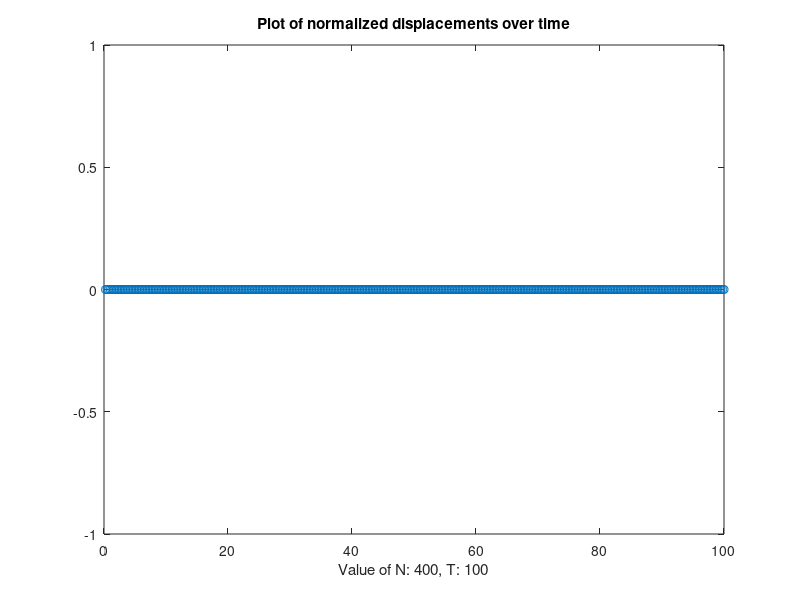

Reproduce this figure in MATLAB.
%%
% Jordan Bayles
% URISC/Spring 2012 Research Project
% Model based on diffusion equation with fading memory, expressed as
% \[ v_{t} = \kappa H_A G_{\infty} v_{zz} + \kappa H_A \dot{Q} \]
% \[ Q_{t} = G_d/\tau v_{zz} - 1/\tau Q \]
% subbing Q_t into the first equation we get
% \begin{align}
% v_{t} &= \kappa H_A G_{\infty} v_{zz} + \kappa H_A (G_d/\tau v_{zz} - 1/\tau Q) \\
%       &= \kappa H_A (G_{\infty}+G_d/\tau) v_{zz} - \kappa H_A/\tau Q
% \end{align}
% Discretizing with \vec{v}=v(\vec(x)) and \vec(Q)=Q(\vec(x)), and Av\approx v_{zz}
% we can rewrite as a system ($h=\Delta z$)
% \dot{\begin{bmatrix}\vec{v}\\\vec{Q}\end{bmatrix}} = 
% \begin{bmatrix}\kappa H_A (G_{\infty}+G_d/\tau)A/h^2 &  - \kappa H_A/\tau I \\
% G_d/\tau A/h^2 &  - 1/\tau I\end{bmatrix}

%% Physical parameters
h = 1.28*10^(-3);                    % m, may need conversion
kap = 1.72*10^(-5);                    % m^4/(Ns), may need conversion
ha = 1.29*10^(6);                    % Pa, may need conversion

z0 = 0;                                % start of computational domain
zf = h;                                % end of computational domain
%T=5e3*h^2/kap/ha                    % end time
%T=3600
T = 100;
M = 40;                                % number of nodes (minus boundary)
dz = (zf-z0)/(M+1);                    % spatial step
c = 1;                                % From Hader paper
ginfty = 1;                            % From our notes
gd = c;                                % From our notes


%% Characterization of tau, the relaxation time
tau_1 = .01;
tau_2 = 200;
%tau = tau_1 + (tau_2 - tau_1).*rand(1, 1)
tau = 200;

% Time-related variables are placed here.
dt = .25;
N = ceil(T/dt)                        % number of time steps
theta = 0.5;

% t0, the time at which we switch from "ramp" to "hold" for the boundary condition,
% is defined in Haider, Schutgart based on the condition u0 = v0t0 and u0 = h/10.
% Discrepancy between Stuebner/Haider and Schutgart/Haider... Stubner paper says
% that v0 = h/10, specifies t0 = 10 seconds, tf = 3600 seconds.
v0 = h/10;
t0 = 10;

z = z0:dz:zf;                        % spatial nodes
t = dt:dt:T;                        % time steps

A = (diag(ones(M,1),-1)-2*diag(ones(M+1,1))+diag(ones(M,1),1));
% Identity matrix of size similar to A (double check syntax)
I = eye(M+1, M+1);

% Based off of this A, we edit some values to get correct boundaries.
A(M+1, M) = 2;

%% Initialize solution vectors (including boundary)
vold = zeros(M+1,1);
uold = vold;
pold = vold;
u = vold;
p = vold;
v = vold;


% Create a matrix for storing the values of u over time.
uxt = zeros(M+1, N);

% Implicit additions
Am=I-kap*ha*dt*(ginfty+gd/tau)*theta/dz/dz*A...
  +kap*ha*gd*(dt*theta/tau/dz)^2/(1+dt*theta/tau)*A; %A_minus

Ap=I+kap*ha*dt*(ginfty+gd/tau)*(1-theta)/dz/dz*A...
  -kap*ha*gd*(dt*(1-theta)/tau/dz)^2/(1+dt*theta/tau)*A; %A_plus

AforP=(kap*ha*dt*(1-theta)/tau...
	  +kap*ha*dt*theta/tau*(1-dt*(1-theta)/tau)/(1+dt*theta/tau))/dz/dz*A;


%% Before beginning the actual process, check if time step is OK
reply = input(sprintf('N = %d. Do you want to continue? Y/N [Y]: ', N), 's');
if isempty(reply)
    reply = 'Y'; % Default to yes
end

if reply == 'Y'

p0=0; %initialize
e1=0*v;e1(1)=1;
v0 = h/10;
sv0=dt*kap*ha*(ginfty+gd/tau)/dz/dz*v0*e1; %scaled v0 at n+theta

for n = 1:N,

  if (n+theta)*dt > t0
    v0 = 0;
    sv0 = 0*e1;   
  end
  p0=gd*v0+(p0-gd*v0)*exp(-dt/tau);
  sp0=dt*kap*ha/tau/dz/dz*p0*e1; %scaled p0 at n+theta


  v=Am\(Ap*vold-AforP*pold+sv0-sp0);
  p=(gd*dt/tau*(theta*v+(1-theta)*vold)+(1-dt*(1-theta)/tau)*pold)/(1+dt*theta/tau);
  u = uold+dt/2*(v+vold);

  % Here we finish the step by moving current values to old ones.
  pold = p;
  vold = v;
  uold = u;
  
  if(mod(n,floor(N/5))==0)

    subplot(1,2,1), plot(z,[v0;v].','-o')
    title(sprintf('V (or du/dt), with n=%d',n))
    %av = [z0 zf 1.27777 1.281111];
    %axis(av)
    subplot(1,2,2), plot(z,[0;u].','-o')
    title(sprintf('Displacement, with n=%d', n))
    %at = [0 N 0 N/20];
    %axis(at);

    pause
  end

    uxt(:, n) = u;

end
end

% Uxt is now completed, so we can graph to compare with Haider/Schugart
figure()
%hold on
%for i = 1:(M+1)
%	  plot(uxt(i, :), '-o')
%end
%hold off
	   plot(t,uxt(round(M/2),:),'-o')
title(sprintf('Plot of normalized displacements over time'))
xlabel(sprintf('Value of N: %d, T: %d', N, T))
